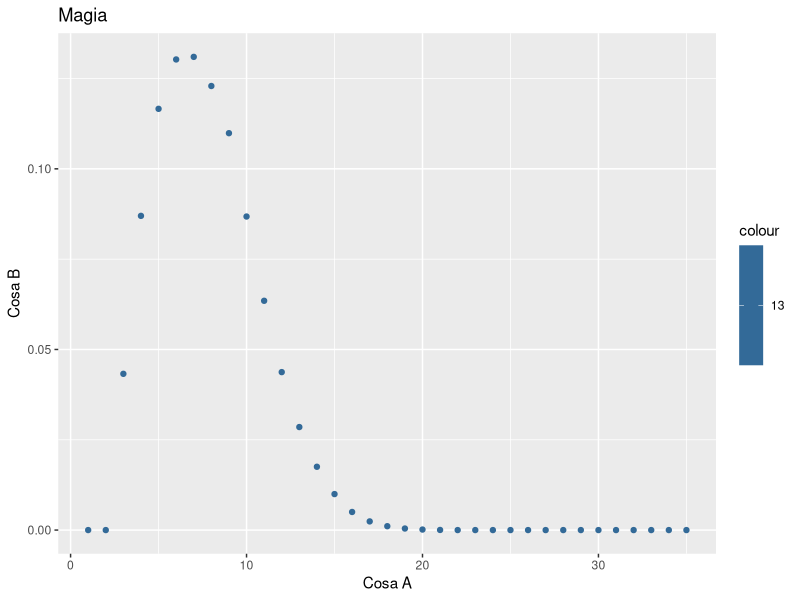
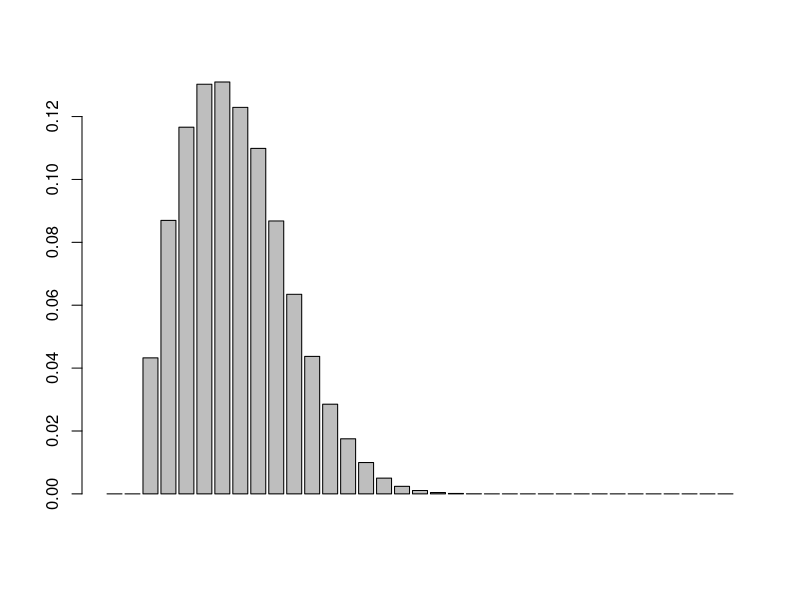
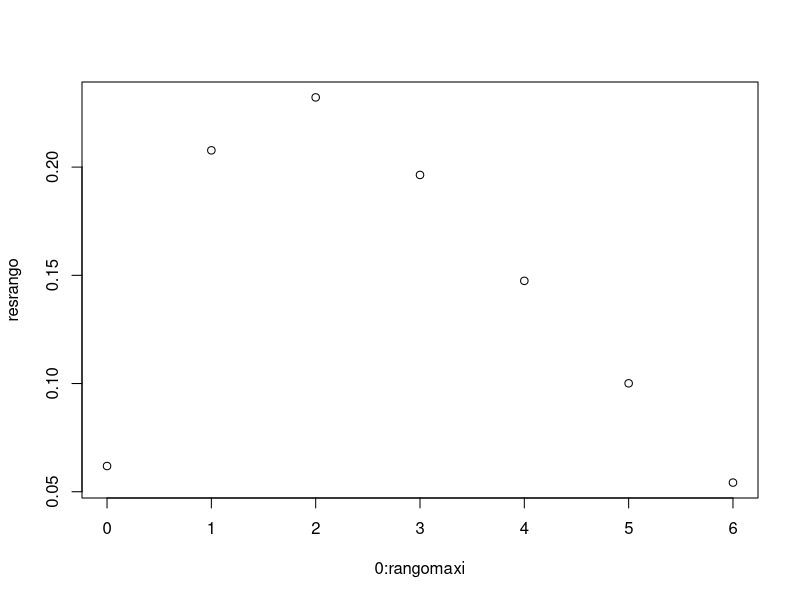
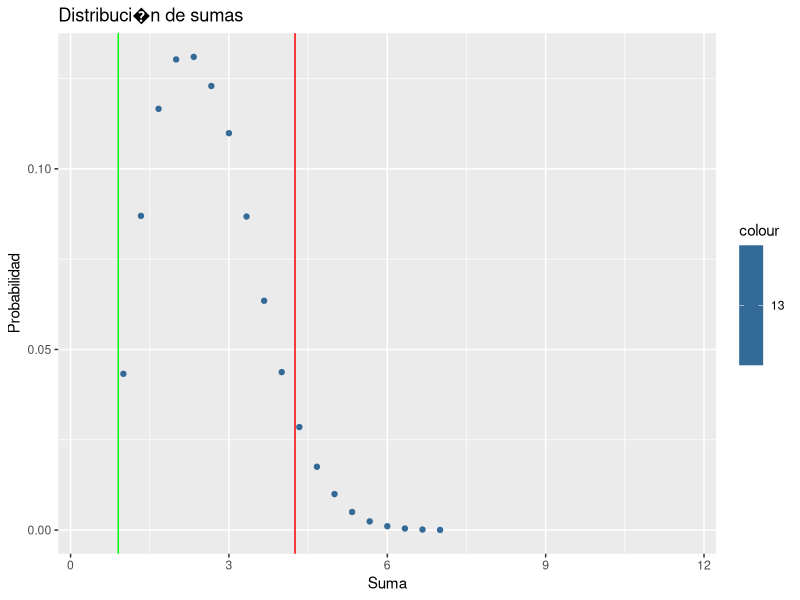

Source code (R) for these figures, in order:
if (!require('ggplot2')) install.packages('ggplot2'); 
library(ggplot2)
#Verifica de instalar la librer???a para gr???ficos

set.seed(140)

#Datos para el algoritmo
#distribuci?n exponencial d=7
arr <- c(1,2,3,4,5,6,7)
p <- c(0.3510258583,0.2352996695,0.1577260853,0.1057269567,0.0708708985,0.047506184,0.0318443474)
n <- c(3)
k <- c(15)
z <- c(2.5758293035)
alphainit <- c(0.01)
b <- c(25)
bboots <- c(300)
a<-sqrt(n/(n-1))
d2 <- c(1.128,1.693,2.059,2.326,2.534,2.704,2.847,2.970,3.078,3.173,3.258,3.336,3.407,3.472,3.532,3.588,3.640,3.689,3.735,3.778,3.819)
d3 <- c(0.853,0.888,0.880,0.864,0.848,0.833,0.820,0.808,0.797,0.787,0.778,0.770,0.763,0.756,0.750,0.744,0.739,0.733,0.729,0.724,0.720)

#print(d2[n])
#Medias y rangos
mediamuestral <- array(1:(k*bboots)+1)
rangoboots <- array(1:(k*bboots)+1)
rangoshewart <- array(1:k)

#Limites
BootsMedia <- matrix(nrow=b, ncol=2)
BootsRango <- matrix(nrow=b, ncol=2)
ShewartMedia <- matrix(nrow=b, ncol=2)
ShewartRango <- matrix(nrow=b, ncol=2)

#Alphas
AlphaBootsMedia <- matrix(nrow=b, ncol=2)
AlphaBootsRango <- matrix(nrow=b, ncol=2)
AlphaShewartMedia <- matrix(nrow=b, ncol=2)
AlphaShewartRango <- matrix(nrow=b, ncol=2)
AlphaBootsMediaProm <- array(1:2)
AlphaBootsRangoProm <- array(1:2)
AlphaShewartMediaProm <- array(1:2)
AlphaShewartRangoProm <- array(1:2)


#Probabilidades para graficar por promedio de suma
probgraph <- matrix(nrow=n+1,ncol=(max(arr)*(n+2)))
probacum <- array(1:(max(arr)*(n+2)))
versum <- c(0)

#Probabilidades para graficar por rango
rangomaxi <- max(arr)-min(arr)
rangraph <- array(dim = c(length(arr),length(arr),n))
resrango <- array(dim = c(rangomaxi+1))
rangacum <- array(dim = c(rangomaxi+1))


# ------------------------------------------------------------------
# ------- Algoritmo para graficar por distribucion promedio --------
# ------------------------------------------------------------------


for (l in 1:length(probgraph)){ #inicializo el arreglo
  probgraph[l] <- 0
}

for (l in 1:length(arr)){ #Inicializo el caso base
  probgraph[1,arr[l]] <- p[l]
}

for (i in 1:n){ #Trabajo para paso i+1
  for(j in 1:((max(arr)*n-1)+1)){
    for(l in 1:length(arr)){
      aux <- probgraph[i+1,j+arr[l]]
      probgraph[i+1,j+arr[l]] <- aux + (probgraph[i,j]*p[l])
    } 
  }
}


#Verifico si la suma da 1.
versum <- probgraph[n,1]

#Preparo la probabilidad acumulada
probacum <- probgraph[n,1]

for (i in 2:(max(arr)*(n+2))){
  probacum[i] <- probacum[i-1] + probgraph[n,i]
  versum <- versum + probgraph[n,i]
}
qplot(1:(max(arr)*(n+2)),probgraph[n,],color=13,main="Magia",xlab="Cosa A",ylab="Cosa B")
barplot(probgraph[n,])
print(probgraph[n,])

# ------------------------------------------------------------------
# --------- Algoritmo para graficar por distribucion rango ---------
# ------------------------------------------------------------------

for (l in 1:length(rangraph)){ #inicializo el arreglo
  rangraph[l] <- 0
}

for (i in 1:length(arr)){ #Preparo caso base
  rangraph[i,i,1] <- p[i]
}

for (it in 2:n){
  for (mini in 1:length(arr)){
    for(maxi in 1:length(arr)){
      for(t in 1:length(arr)){
        if(arr[t]>arr[maxi]){
          rangraph[mini,t,it] <- rangraph[mini,t,it] + rangraph[mini,maxi,it-1]*p[t]
        }
        else if(arr[t]<arr[mini]){
          rangraph[t,maxi,it] <- rangraph[t,maxi,it] + rangraph[mini,maxi,it-1]*p[t]
        }
        else{
          rangraph[mini,maxi,it] <- rangraph[mini,maxi,it] + rangraph[mini,maxi,it-1]*p[t]
        }
      }
    } 
  }
}

for(i in 1:length(resrango)){
  resrango[i] <- 0
}

for(i in 1:length(arr)){
  for(j in i:length(arr)){
    resrango[(arr[j]-arr[i])+1] <- resrango[(arr[j]-arr[i])+1] + rangraph[i,j,n] 
  }
}

rangacum[1] = resrango[1]

for(i in 2:length(rangacum))
  rangacum[i] <- rangacum[i-1] + resrango[i]

plot(0:rangomaxi,resrango)
print(resrango)

# ------------------------------------------------------------------
# --------------- Algoritmo para calcular limites ------------------
# ------------------------------------------------------------------


for (l in 1:b){ 
  samples <- replicate(k, sample(arr,size=n,prob=p,replace=TRUE)) 
  
  for(m in 1:k){
    rangoshewart[m] <- max(samples[,m])-min(samples[,m])
  }
  
  mediaTotal <- mean(samples)
  rmedia <- mean(rangoshewart)
  desvio <- rmedia / d2[n+1]
  
  
  ShewartMedia[l,1] <- mediaTotal-(z*desvio)/sqrt(n)
  ShewartMedia[l,2] <- mediaTotal+(z*desvio)/sqrt(n)
  
  ShewartRango[l,1] <- max(0,rmedia-z*d3[n+1]*desvio)
  ShewartRango[l,2] <- rmedia+z*d3[n+1]*desvio
  
  mediaCol <- array (1:k)
  mediaCol <- colMeans(samples, dims = 1)
  
  bootsrango <- replicate(bboots,samples)
  permrango <- sample(bootsrango,size=(n*k*bboots))
  permrango <- array(permrango,c(n,k*bboots))
  
#ACA LE SAQU? LA PARTE DE RESTAR LAS MEDIAS PORQUE NOTE QUE ERA MEJOR EL RESULTADO SIN ESO  
 # for (i in 1:n){
#    for (j in 1:k){
#      samples[i,j] <- samples[i,j] - mediaCol[j] #Le resto la media
#    }
#  }
  
  boots <- replicate(bboots,samples)
  perm <- sample(boots,size=(n*k*bboots))
  perm <- array(perm,c(n,k*bboots))


  for (i in 0:((k*bboots)-1)){ 
    rangoboots[i+1] = (max(permrango[,i+1])-min(permrango[,i+1]))
    mediamuestral[i+1] = mean(perm[,i+1])
#   mediamuestral[i+1] = mediamuestral[i+1]*a + mediaTotal
  }
  
  mediamuestral <- sort(mediamuestral)
  rangoboots <- sort(rangoboots)
  

  
  BootsRango[l,1] <- rangoboots[as.integer((k*bboots)*alphainit/2)]
  BootsRango[l,2] <- rangoboots[as.integer((k*bboots)*(1-alphainit/2))+1]
  BootsMedia[l,1] <- mediamuestral[as.integer((k*bboots)*alphainit/2)]
  BootsMedia[l,2] <- mediamuestral[as.integer((k*bboots)*(1-alphainit/2))+1]
}
#print(rangoshewart)
#print(samples)
#print(mediaTotal)
#print(mediamuestral)
#print(perm[1,])

# ------------------------------------------------------------------
# ----------------------- Calculo de Alpha -------------------------
# ------------------------------------------------------------------
#ACA NO HACIA FALTA RESTARLE 1 EN EL CASO QUE COINCID?A, ASI QUE QUEDO CON EL if SIN HACER NADA
#LE CORREG? PAR?NTESIS MAL UBICADOS Y UNA REFERENCIA QUE HACIA A UN VECTOR EQUIVOCADO
for (i in 1:b){
  
  #Calculo alpha de Bootstrap Media CORRECCION YA HECHA Y VERIFICADA
  AlphaBootsMedia[i,1] = probacum[as.integer(BootsMedia[i,1]*n-0.0000001)]
  #Caso borde donde justo da en el punto
  if( (as.integer(BootsMedia[i,2]*n)) == (BootsMedia[i,2]*n)) {  
    AlphaBootsMedia[i,2] = 1 - probacum[as.integer(BootsMedia[i,2]*n)]
  }
  else{
    AlphaBootsMedia[i,2] = 1 - probacum[as.integer(BootsMedia[i,2]*n)]
    print(probacum[((as.integer(BootsMedia[i,2])))] )
  }
  

  
  #Calculo alpha de Bootstrap Rango CORRECCION YA HECHA Y VERIFICADA
  if( (as.integer(BootsRango[i,1]+0.9999999)) < 1)
    AlphaBootsRango[i,1] = 0
  else
    AlphaBootsRango[i,1] = rangacum[(as.integer(BootsRango[i,1]-0.0000001))+1]
  AlphaBootsRango[i,2] = 1 - rangacum[min(length(rangacum),(as.integer(BootsRango[i,2])+1))]
  
   
  #Calculo alpha de Shewart Media CORRECCION YA HECHA Y VERIFICADA
  AlphaShewartMedia[i,1] = probacum[as.integer(ShewartMedia[i,1]*n-0.0000001)]
  if( as.integer(ShewartMedia[i,2]*n) == (ShewartMedia[i,2]*n) )  
    AlphaShewartMedia[i,2] = 1 - probacum[as.integer(ShewartMedia[i,2]*n)]
  else
    AlphaShewartMedia[i,2] = 1 - probacum[as.integer(ShewartMedia[i,2]*n)]
  
  
  #Calculo alpha de Shewart Rango CORRECCION YA HACHA Y VERIFICADA  
  if ((as.integer(ShewartRango[i,1]+0.9999999)) < 1 )
    AlphaShewartRango[i,1] = 0
  else
    AlphaShewartRango[i,1] = rangacum[(as.integer(ShewartRango[i,1]-0.0000001))+1]
  if( as.integer(ShewartRango[i,2]) == ShewartRango[i,2] )  
    AlphaShewartRango[i,2] = 1 - rangacum[min(length(rangacum),(as.integer(ShewartRango[i,2]))+1)]
  else
    AlphaShewartRango[i,2] = 1 - rangacum[min(length(rangacum),(as.integer(ShewartRango[i,2]))+1)]
  
}

AlphaBootsMediaProm[1] = mean(AlphaBootsMedia[,1])
AlphaBootsMediaProm[2] = mean(AlphaBootsMedia[,2])

AlphaBootsRangoProm[1] = mean(AlphaBootsRango[,1])
AlphaBootsRangoProm[2] = mean(AlphaBootsRango[,2])

AlphaShewartMediaProm[1] = mean(AlphaShewartMedia[,1])
AlphaShewartMediaProm[2] = mean(AlphaShewartMedia[,2])

AlphaShewartRangoProm[1] = mean(AlphaShewartRango[,1])
AlphaShewartRangoProm[2] = mean(AlphaShewartRango[,2])
# ------------------------------------------------------------------
# -------------------- Impresiones y Gr�ficos ----------------------
# ------------------------------------------------------------------

#print(samples)

#Estos son todos los limites:
#print(BootsMedia)
#print(BootsRango)
#print(ShewartMedia)
#print(ShewartRango)

#Estos son los alphas de los l�mites:
#print(AlphaBootsMedia)
#print(AlphaBootsRango)
#print(AlphaShewartMedia)
#print(AlphaShewartRango)

#print(AlphaBootsMediaProm)
#print(AlphaBootsRangoProm)
#print(AlphaShewartMediaProm)
#print(AlphaShewartRangoProm)

#Esta es la distribucion de probabilidad
#print(probgraph[n,])
#print(rangacum)
#print(probacum)


#Graficos con limites Shewart y Bootstrap
vargrafico <- ( 1:(max(arr)*(n+2)))/n

#Grafico Shewart Media
(qplot(vargrafico,probgraph[n,],color=13,main="Distribuci�n de sumas",xlab="Suma",ylab="Probabilidad", ylim = c(0.0000000000001,max(probgraph[n,]))) + geom_vline(xintercept = mean(ShewartMedia[,1]), colour="green") + geom_vline(xintercept = mean(ShewartMedia[,2]), colour = "red") )

#Grafico Shewart Rango
#(qplot(0:rangomaxi,resrango,color=13,main="Distribuci???n de rango",xlab="Rango",ylab="Probabilidad",ylim = c(0.0000000000001,max(resrango))) + geom_vline(xintercept = mean(ShewartRango[,1]), colour="green") + geom_vline(xintercept = mean(ShewartRango[,2]), colour = "red" ) )

#Grafico Bootstrap Media
#(qplot(vargrafico,probgraph[n,],color=13,main="Distribuci???n de sumas",xlab="Suma",ylab="Probabilidad",ylim = c(0.0000000000000000001,max(probgraph[n,]))) + geom_vline(xintercept = mean(BootsMedia[,1]), colour="green") + geom_vline(xintercept = mean(BootsMedia[,2]), colour = "red" ) )

#Grafico Bootstrap Rango
#(qplot(0:rangomaxi,resrango,color=13,main="Distribuci???n de rango",xlab="Suma",ylab="Probabilidad", ylim = c(0.0000000000001,max(resrango))) + geom_vline(xintercept = mean(BootsRango[,1]), colour="green") + geom_vline(xintercept = mean(BootsRango[,2]), colour = "red" ) )


#Distribucion probabilidad0...
#qplot(vargrafico,probgraph[n,],color=13,main="Distribuci???n de sumas",xlab="Suma",ylab="Probabilidad",ylim = c(0.0000000000000000001,max(probgraph[n,])))



#Creacion de archivos txt
write.table(AlphaBootsMedia,"Alpha Bootstrap Media 0,01.txt",sep = "\t",row.names = FALSE, col.names = c("Alfa inferior", "Alfa superior"))
write.table(AlphaBootsRango,"Alpha Bootstrap Rango 0,01.txt",sep = "\t",row.names = FALSE, col.names = c("Alfa inferior", "Alfa superior"))
write.table(AlphaShewartMedia,"Alpha Shewart Media 0,01.txt",sep = "\t",row.names = FALSE, col.names = c("Alfa inferior", "Alfa superior"))
write.table(AlphaShewartRango,"Alpha Shewart Rango 0,01.txt",sep = "\t",row.names = FALSE, col.names = c("Alfa inferior", "Alfa superior"))

write.table(BootsMedia,"Limite Bootstrap Media 0,01.txt",sep = "\t",row.names = FALSE, col.names = c("Limite inferior", "Limite superior"))
write.table(BootsRango,"Limite Bootstrap Rango 0 01.txt",sep = "\t",row.names = FALSE, col.names = c("Limite inferior", "Limite superior"))
write.table(ShewartMedia,"Limite Shewart Media 0 01.txt",sep = "\t",row.names = FALSE, col.names = c("Limite inferior", "Limite superior"))
write.table(ShewartRango,"Limite Shewart Rango 0 01.txt",sep = "\t",row.names = FALSE, col.names = c("Limite inferior", "Limite superior"))

# Z sale del 1-alpha/2 en la inversa de la acumulada de la normal.

